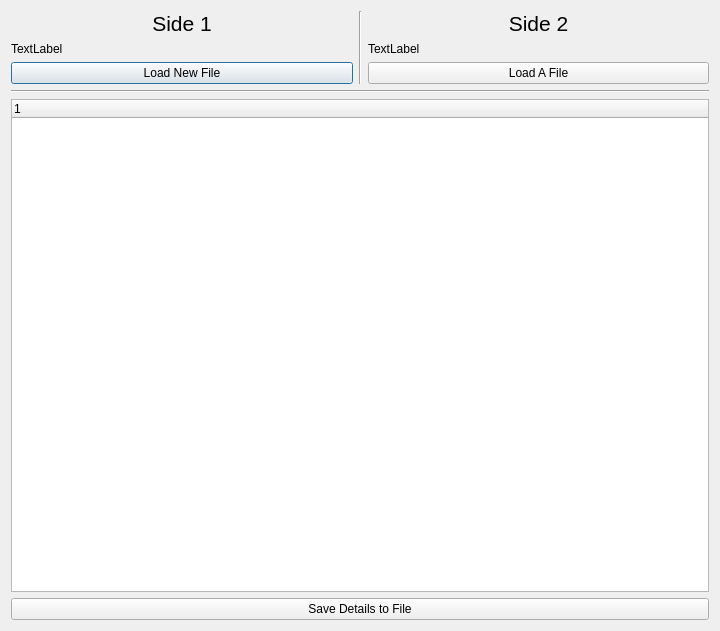
<?xml version="1.0" encoding="UTF-8"?>
<ui version="4.0">
 <class>DBCComparatorWindow</class>
 <widget class="QDialog" name="DBCComparatorWindow">
  <property name="geometry">
   <rect>
    <x>0</x>
    <y>0</y>
    <width>720</width>
    <height>631</height>
   </rect>
  </property>
  <property name="windowTitle">
   <string>DBC Comparator</string>
  </property>
  <layout class="QVBoxLayout" name="verticalLayout">
   <item>
    <layout class="QHBoxLayout" name="horizontalLayout" stretch="8,0,8">
     <item>
      <layout class="QVBoxLayout" name="verticalLayout_3">
       <item>
        <widget class="QLabel" name="label_2">
         <property name="font">
          <font>
           <pointsize>16</pointsize>
          </font>
         </property>
         <property name="text">
          <string>Side 1</string>
         </property>
         <property name="alignment">
          <set>Qt::AlignCenter</set>
         </property>
        </widget>
       </item>
       <item>
        <widget class="QLabel" name="lblFirstFile">
         <property name="text">
          <string>TextLabel</string>
         </property>
        </widget>
       </item>
       <item>
        <widget class="QPushButton" name="btnDBCFile1">
         <property name="text">
          <string>Load New File</string>
         </property>
        </widget>
       </item>
      </layout>
     </item>
     <item>
      <widget class="Line" name="line">
       <property name="orientation">
        <enum>Qt::Vertical</enum>
       </property>
      </widget>
     </item>
     <item>
      <layout class="QVBoxLayout" name="verticalLayout_2">
       <item>
        <widget class="QLabel" name="label_4">
         <property name="font">
          <font>
           <pointsize>16</pointsize>
          </font>
         </property>
         <property name="text">
          <string>Side 2</string>
         </property>
         <property name="alignment">
          <set>Qt::AlignCenter</set>
         </property>
        </widget>
       </item>
       <item>
        <widget class="QLabel" name="lblSecondFile">
         <property name="text">
          <string>TextLabel</string>
         </property>
        </widget>
       </item>
       <item>
        <layout class="QHBoxLayout" name="horizontalLayout_2">
         <item>
          <widget class="QPushButton" name="btnDBCFile2">
           <property name="text">
            <string>Load A File</string>
           </property>
          </widget>
         </item>
        </layout>
       </item>
      </layout>
     </item>
    </layout>
   </item>
   <item>
    <widget class="Line" name="line_2">
     <property name="orientation">
      <enum>Qt::Horizontal</enum>
     </property>
    </widget>
   </item>
   <item>
    <widget class="QTreeWidget" name="treeDetails">
     <column>
      <property name="text">
       <string notr="true">1</string>
      </property>
     </column>
    </widget>
   </item>
   <item>
    <widget class="QPushButton" name="btnSaveDetails">
     <property name="text">
      <string>Save Details to File</string>
     </property>
    </widget>
   </item>
  </layout>
 </widget>
 <tabstops>
  <tabstop>btnDBCFile1</tabstop>
  <tabstop>btnDBCFile2</tabstop>
  <tabstop>treeDetails</tabstop>
  <tabstop>btnSaveDetails</tabstop>
 </tabstops>
 <resources/>
 <connections/>
</ui>
